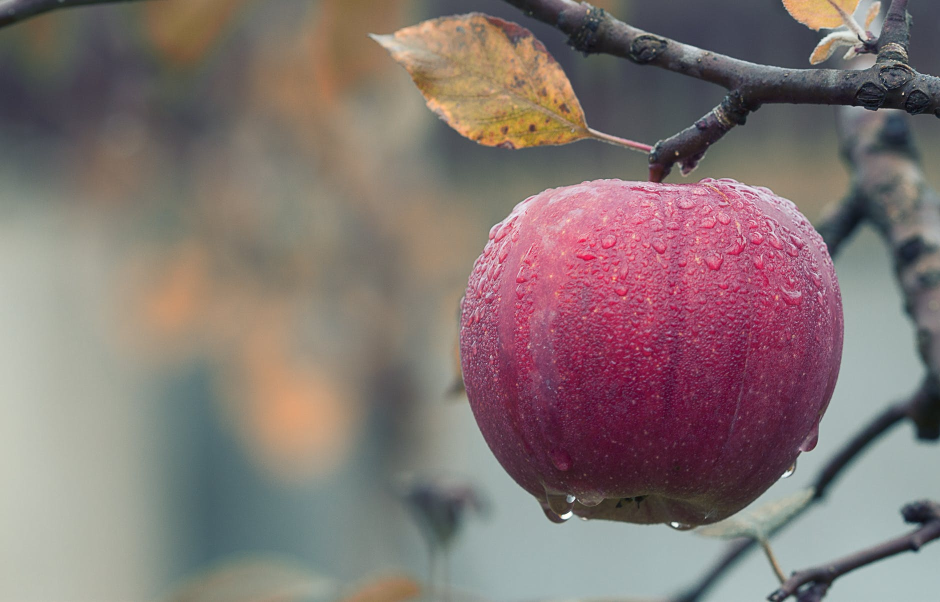
%> input picture apple-2.jpeg, 1880 x 1204 px (shown at 1/2 size)
$ octave compressive_sensing_using_3_transforms.m   (GNU Octave 9; MATLAB toolbox functions it lacks are replaced by stand-ins)
%> lines starting %> are read from the running program, lines starting %| are printed output that depends on the picture; in (x1, y1, x2, y2) boxes, pixels count from 0 and x2, y2 are one past the last pixel; in counts of white or black regions, pixels touching at a corner belong together; the program's own positions count from 1
clc
close all
tic
A=imread("C:\Users\Lenovo\Desktop\apple-2.jpeg");
%> A is the input picture: size 1204x1880x3 uint8; mean R, G, B 131.6, 117.1, 115.3
A=imresize(A,[60,60],'bicubic');
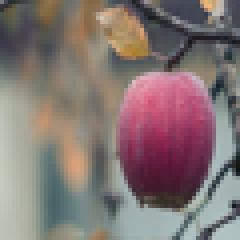
%> A: size 60x60x3 uint8 (shown 4 times larger); mean R, G, B 131.6, 117.1, 115.3

C=imbinarize(rgb2gray(A));
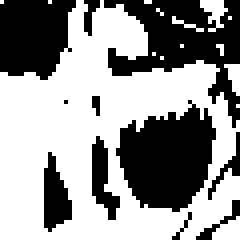
%> C: size 60x60 logical (shown 4 times larger); 58.4% white; 11 black regions (3 under 20 px), largest, box (x1, y1, x2, y2) and area: (29, 25, 54, 53) 469, (26, 0, 60, 32) 463, (0, 0, 19, 20) 307
%x=C(:);
%n=length(x)

%calculate dft for image A using fft algorithm
xf=fft(A(:)); %3600*1
%> (the run ends here)
